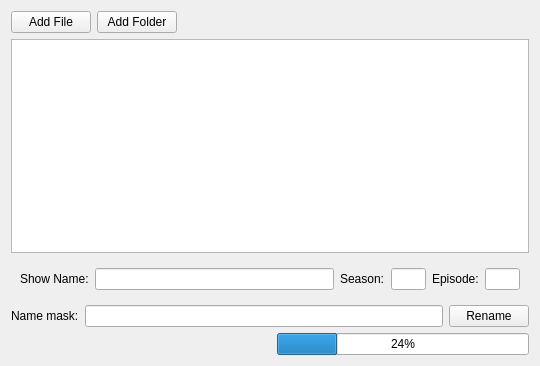
<?xml version="1.0" encoding="UTF-8"?>
<ui version="4.0">
 <class>main</class>
 <widget class="QWidget" name="main">
  <property name="windowModality">
   <enum>Qt::NonModal</enum>
  </property>
  <property name="enabled">
   <bool>true</bool>
  </property>
  <property name="geometry">
   <rect>
    <x>0</x>
    <y>0</y>
    <width>540</width>
    <height>366</height>
   </rect>
  </property>
  <property name="sizePolicy">
   <sizepolicy hsizetype="Preferred" vsizetype="Preferred">
    <horstretch>0</horstretch>
    <verstretch>0</verstretch>
   </sizepolicy>
  </property>
  <property name="minimumSize">
   <size>
    <width>437</width>
    <height>350</height>
   </size>
  </property>
  <property name="windowTitle">
   <string notr="true">Form</string>
  </property>
  <layout class="QGridLayout" name="gridLayout">
   <item row="1" column="0">
    <layout class="QVBoxLayout" name="verticalLayout">
     <item>
      <layout class="QFormLayout" name="formLayout">
       <property name="sizeConstraint">
        <enum>QLayout::SetDefaultConstraint</enum>
       </property>
       <property name="rightMargin">
        <number>0</number>
       </property>
       <item row="0" column="0">
        <widget class="QPushButton" name="addFileBtn">
         <property name="sizePolicy">
          <sizepolicy hsizetype="Maximum" vsizetype="Fixed">
           <horstretch>0</horstretch>
           <verstretch>0</verstretch>
          </sizepolicy>
         </property>
         <property name="text">
          <string>Add File</string>
         </property>
        </widget>
       </item>
       <item row="0" column="1">
        <widget class="QPushButton" name="addFolderBtn">
         <property name="sizePolicy">
          <sizepolicy hsizetype="Maximum" vsizetype="Fixed">
           <horstretch>0</horstretch>
           <verstretch>0</verstretch>
          </sizepolicy>
         </property>
         <property name="text">
          <string>Add Folder</string>
         </property>
        </widget>
       </item>
      </layout>
     </item>
     <item>
      <widget class="QTableView" name="episodeList"/>
     </item>
     <item>
      <widget class="QWidget" name="showProperties" native="true">
       <layout class="QHBoxLayout" name="horizontalLayout">
        <item>
         <widget class="QLabel" name="label">
          <property name="sizePolicy">
           <sizepolicy hsizetype="Minimum" vsizetype="Minimum">
            <horstretch>0</horstretch>
            <verstretch>0</verstretch>
           </sizepolicy>
          </property>
          <property name="text">
           <string>Show Name:</string>
          </property>
         </widget>
        </item>
        <item>
         <widget class="QLineEdit" name="showName"/>
        </item>
        <item>
         <widget class="QLabel" name="label_4">
          <property name="text">
           <string>Season:</string>
          </property>
         </widget>
        </item>
        <item>
         <widget class="QLineEdit" name="seasonNo">
          <property name="minimumSize">
           <size>
            <width>35</width>
            <height>0</height>
           </size>
          </property>
          <property name="maximumSize">
           <size>
            <width>35</width>
            <height>16777215</height>
           </size>
          </property>
          <property name="text">
           <string/>
          </property>
         </widget>
        </item>
        <item>
         <widget class="QLabel" name="label_3">
          <property name="text">
           <string>Episode:</string>
          </property>
         </widget>
        </item>
        <item>
         <widget class="QLineEdit" name="episodeNo">
          <property name="minimumSize">
           <size>
            <width>35</width>
            <height>0</height>
           </size>
          </property>
          <property name="maximumSize">
           <size>
            <width>35</width>
            <height>16777215</height>
           </size>
          </property>
          <property name="text">
           <string/>
          </property>
         </widget>
        </item>
       </layout>
      </widget>
     </item>
     <item>
      <layout class="QHBoxLayout" name="horizontalLayout_2">
       <item>
        <widget class="QLabel" name="label_2">
         <property name="sizePolicy">
          <sizepolicy hsizetype="Minimum" vsizetype="Preferred">
           <horstretch>0</horstretch>
           <verstretch>0</verstretch>
          </sizepolicy>
         </property>
         <property name="text">
          <string>Name mask:</string>
         </property>
        </widget>
       </item>
       <item>
        <widget class="QLineEdit" name="nameMask"/>
       </item>
       <item>
        <widget class="QPushButton" name="renameBtn">
         <property name="text">
          <string>Rename</string>
         </property>
        </widget>
       </item>
      </layout>
     </item>
     <item>
      <layout class="QHBoxLayout" name="horizontalLayout_4">
       <item>
        <spacer name="horizontalSpacer">
         <property name="orientation">
          <enum>Qt::Horizontal</enum>
         </property>
         <property name="sizeHint" stdset="0">
          <size>
           <width>40</width>
           <height>20</height>
          </size>
         </property>
        </spacer>
       </item>
       <item>
        <widget class="QLabel" name="infoLabel">
         <property name="text">
          <string/>
         </property>
        </widget>
       </item>
       <item>
        <widget class="QProgressBar" name="progressBar">
         <property name="enabled">
          <bool>true</bool>
         </property>
         <property name="value">
          <number>24</number>
         </property>
         <property name="textVisible">
          <bool>true</bool>
         </property>
        </widget>
       </item>
      </layout>
     </item>
    </layout>
   </item>
  </layout>
 </widget>
 <resources/>
 <connections/>
</ui>
